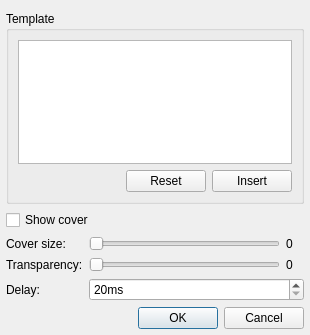
<?xml version="1.0" encoding="UTF-8"?>
<ui version="4.0">
 <class>QSUiPopupSettings</class>
 <widget class="QDialog" name="QSUiPopupSettings">
  <property name="geometry">
   <rect>
    <x>0</x>
    <y>0</y>
    <width>310</width>
    <height>335</height>
   </rect>
  </property>
  <property name="windowTitle">
   <string>Popup Information Settings</string>
  </property>
  <layout class="QGridLayout" name="gridLayout">
   <property name="leftMargin">
    <number>6</number>
   </property>
   <property name="rightMargin">
    <number>6</number>
   </property>
   <property name="bottomMargin">
    <number>6</number>
   </property>
   <item row="0" column="0" colspan="5">
    <widget class="QGroupBox" name="groupBox_3">
     <property name="title">
      <string>Template</string>
     </property>
     <layout class="QGridLayout" name="gridLayout_4">
      <item row="0" column="0" colspan="3">
       <widget class="QPlainTextEdit" name="textEdit">
        <property name="sizePolicy">
         <sizepolicy hsizetype="Preferred" vsizetype="Expanding">
          <horstretch>0</horstretch>
          <verstretch>0</verstretch>
         </sizepolicy>
        </property>
       </widget>
      </item>
      <item row="1" column="0">
       <spacer name="horizontalSpacer_2">
        <property name="orientation">
         <enum>Qt::Horizontal</enum>
        </property>
        <property name="sizeHint" stdset="0">
         <size>
          <width>138</width>
          <height>20</height>
         </size>
        </property>
       </spacer>
      </item>
      <item row="1" column="1">
       <widget class="QPushButton" name="resetButton">
        <property name="text">
         <string>Reset</string>
        </property>
       </widget>
      </item>
      <item row="1" column="2">
       <widget class="QPushButton" name="insertButton">
        <property name="text">
         <string>Insert</string>
        </property>
       </widget>
      </item>
     </layout>
    </widget>
   </item>
   <item row="1" column="0" colspan="5">
    <widget class="QCheckBox" name="coverCheckBox">
     <property name="text">
      <string>Show cover</string>
     </property>
    </widget>
   </item>
   <item row="2" column="4">
    <widget class="QLabel" name="coverSizeLabel">
     <property name="text">
      <string notr="true">0</string>
     </property>
    </widget>
   </item>
   <item row="2" column="0" colspan="3">
    <widget class="QLabel" name="label_5">
     <property name="text">
      <string>Cover size:</string>
     </property>
    </widget>
   </item>
   <item row="2" column="3">
    <widget class="QSlider" name="coverSizeSlider">
     <property name="minimum">
      <number>32</number>
     </property>
     <property name="maximum">
      <number>128</number>
     </property>
     <property name="singleStep">
      <number>1</number>
     </property>
     <property name="pageStep">
      <number>16</number>
     </property>
     <property name="orientation">
      <enum>Qt::Horizontal</enum>
     </property>
    </widget>
   </item>
   <item row="3" column="0" colspan="3">
    <widget class="QLabel" name="label_4">
     <property name="text">
      <string>Transparency:</string>
     </property>
    </widget>
   </item>
   <item row="3" column="3">
    <widget class="QSlider" name="transparencySlider">
     <property name="maximum">
      <number>90</number>
     </property>
     <property name="orientation">
      <enum>Qt::Horizontal</enum>
     </property>
    </widget>
   </item>
   <item row="3" column="4">
    <widget class="QLabel" name="transparencyLabel">
     <property name="minimumSize">
      <size>
       <width>18</width>
       <height>0</height>
      </size>
     </property>
     <property name="text">
      <string notr="true">0</string>
     </property>
    </widget>
   </item>
   <item row="5" column="0" colspan="3">
    <widget class="QLabel" name="label">
     <property name="text">
      <string>Delay:</string>
     </property>
    </widget>
   </item>
   <item row="6" column="0" colspan="5">
    <widget class="QDialogButtonBox" name="buttonBox">
     <property name="sizePolicy">
      <sizepolicy hsizetype="Expanding" vsizetype="Fixed">
       <horstretch>0</horstretch>
       <verstretch>0</verstretch>
      </sizepolicy>
     </property>
     <property name="standardButtons">
      <set>QDialogButtonBox::Cancel|QDialogButtonBox::Ok</set>
     </property>
    </widget>
   </item>
   <item row="5" column="3" colspan="2">
    <widget class="QSpinBox" name="delaySpinBox">
     <property name="suffix">
      <string>ms</string>
     </property>
     <property name="minimum">
      <number>20</number>
     </property>
     <property name="maximum">
      <number>7000</number>
     </property>
     <property name="singleStep">
      <number>500</number>
     </property>
    </widget>
   </item>
  </layout>
 </widget>
 <resources/>
 <connections>
  <connection>
   <sender>buttonBox</sender>
   <signal>accepted()</signal>
   <receiver>QSUiPopupSettings</receiver>
   <slot>accept()</slot>
   <hints>
    <hint type="sourcelabel">
     <x>281</x>
     <y>286</y>
    </hint>
    <hint type="destinationlabel">
     <x>62</x>
     <y>299</y>
    </hint>
   </hints>
  </connection>
  <connection>
   <sender>buttonBox</sender>
   <signal>rejected()</signal>
   <receiver>QSUiPopupSettings</receiver>
   <slot>reject()</slot>
   <hints>
    <hint type="sourcelabel">
     <x>281</x>
     <y>286</y>
    </hint>
    <hint type="destinationlabel">
     <x>95</x>
     <y>299</y>
    </hint>
   </hints>
  </connection>
 </connections>
</ui>
